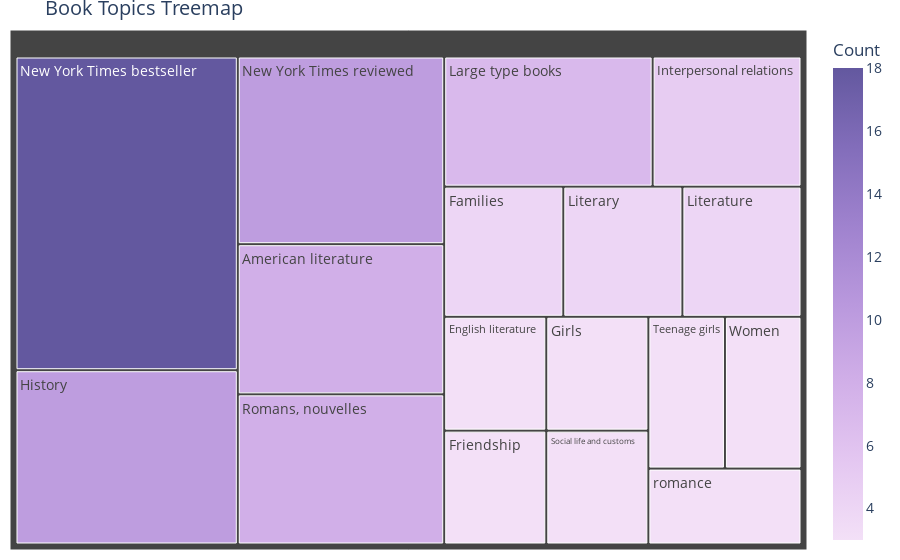

Write notebook code for a chart like this one.
### Code cell
fig = tree_topics(my_want_topics)
fig.show()

### Figure 1 — Plotly figure (JSON) as saved in the notebook; plotly's stock layout.template omitted (floating-point values rounded to 4 significant figures; data arrays with more than 128 entries replaced by an {"elided": "..."} marker saying what was removed)
{"data": [{"branchvalues": "total", "customdata": {"elided": "359 str values"}, "domain": {"x": [0, 1], "y": [0, 1]}, "hovertemplate": "<b>%{label}</b><br>Count: %{value}<extra></extra>", "hovertext": ["American literature", "English literature", "Families", "Friendship", "Girls", "History", "Interpersonal relations", "Large type books", "Literary", "Literature", "New York Times bestseller", "New York Times reviewed", "Romans, nouvelles", "Social life and customs", "Teenage girls", "Women", "romance"], "ids": ["American literature", "English literature", "Families", "Friendship", "Girls", "History", "Interpersonal relations", "Large type books", "Literary", "Literature", "New York Times bestseller", "New York Times reviewed", "Romans, nouvelles", "Social life and customs", "Teenage girls", "Women", "romance"], "labels": ["American literature", "English literature", "Families", "Friendship", "Girls", "History", "Interpersonal relations", "Large type books", "Literary", "Literature", "New York Times bestseller", "New York Times reviewed", "Romans, nouvelles", "Social life and customs", "Teenage girls", "Women", "romance"], "marker": {"coloraxis": "coloraxis", "colors": [8, 3, 4, 3, 3, 10, 5, 7, 4, 4, 18, 10, 8, 3, 3, 3, 3]}, "name": "", "parents": ["", "", "", "", "", "", "", "", "", "", "", "", "", "", "", "", ""], "textfont": {"size": 14}, "type": "treemap", "values": [8, 3, 4, 3, 3, 10, 5, 7, 4, 4, 18, 10, 8, 3, 3, 3, 3]}], "layout": {"autosize": true, "coloraxis": {"colorbar": {"title": {"text": "Count"}}, "colorscale": [[0, "rgb(243, 224, 247)"], [0.1667, "rgb(228, 199, 241)"], [0.3333, "rgb(209, 175, 232)"], [0.5, "rgb(185, 152, 221)"], [0.6667, "rgb(159, 130, 206)"], [0.8333, "rgb(130, 109, 186)"], [1, "rgb(99, 88, 159)"]]}, "font": {"size": 14}, "hoverlabel": {"font": {"size": 12}}, "legend": {"tracegroupgap": 0}, "margin": {"b": 10, "l": 10, "r": 10, "t": 30}, "title": {"text": "Book Topics Treemap"}, "treemapcolorway": ["rgb(243, 224, 247)", "rgb(228, 199, 241)", "rgb(209, 175, 232)", "rgb(185, 152, 221)", "rgb(159, 130, 206)", "rgb(130, 109, 186)", "rgb(99, 88, 159)"]}}
